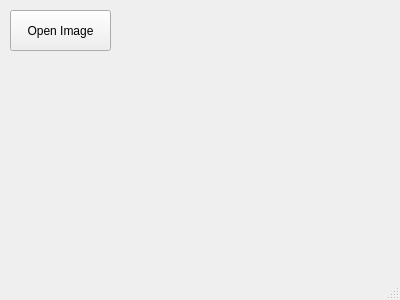
<?xml version="1.0" encoding="UTF-8"?>
<ui version="4.0">
 <class>MainWindow</class>
 <widget class="QMainWindow" name="MainWindow">
  <property name="geometry">
   <rect>
    <x>0</x>
    <y>0</y>
    <width>400</width>
    <height>300</height>
   </rect>
  </property>
  <property name="windowTitle">
   <string>MainWindow</string>
  </property>
  <widget class="QWidget" name="centralWidget">
   <widget class="QPushButton" name="pushButton">
    <property name="geometry">
     <rect>
      <x>10</x>
      <y>10</y>
      <width>101</width>
      <height>41</height>
     </rect>
    </property>
    <property name="text">
     <string>Open Image</string>
    </property>
   </widget>
   <widget class="QLabel" name="label">
    <property name="geometry">
     <rect>
      <x>10</x>
      <y>70</y>
      <width>151</width>
      <height>21</height>
     </rect>
    </property>
    <property name="text">
     <string/>
    </property>
   </widget>
  </widget>
  <widget class="QStatusBar" name="statusBar"/>
 </widget>
 <layoutdefault spacing="6" margin="11"/>
 <resources/>
 <connections/>
</ui>
